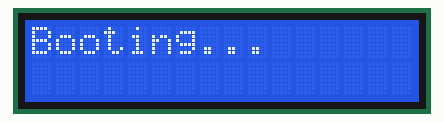
Recording of a sketch running on a simulated ESP8266 (NodeMCU). Shown: 16×2 character LCD. WiFi joins after 1.5 s; servers stay silent unless stated.

Above: at 0.1 s.
At 1.7 s:
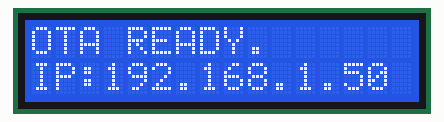

The sketch:

main.ino
```cpp
#include <ArduinoOTA.h>
#include <ESP8266WiFi.h>
#include <ESP8266mDNS.h>
#include <LiquidCrystal_I2C.h>
#include <ThingSpeak.h>
#include <WiFiUdp.h>
#include <WiFiClient.h>
#include <Wire.h>

#include "settings.h"

const char* ssid = SETTINGS_SSID;
const char* password = SETTINGS_PASS;

WiFiClient client;
LiquidCrystal_I2C lcd(0x27, 2, 1, 0, 4, 5, 6, 7, 3, POSITIVE);  // YwRobot Arduino I2C LCD backpack - Set the LCD I2C address

void setup() {
  lcd.begin(16,2);               // initialize the lcd
  lcd.backlight();
  lcd.home ();                   // go home
  lcd.print("Booting...");

  WiFi.mode(WIFI_STA);
  WiFi.begin(ssid, password);
  while (WiFi.waitForConnectResult() != WL_CONNECTED) {
    lcd.print("Connection Failed! Rebooting...");
    delay(5000);
    ESP.restart();
  }

  ArduinoOTA.onStart([]() {
    // lcd.print("Start");
  });
  ArduinoOTA.onEnd([]() {
    lcd.print("\nEnd");
  });
  ArduinoOTA.onProgress([](unsigned int progress, unsigned int total) {
    lcd.clear();
    lcd.home();
    lcd.print("Progress:");
    lcd.print((progress / (total / 100)));
  });
  ArduinoOTA.onError([](ota_error_t error) {
    Serial.printf("Error[%u]: ", error);
    if (error == OTA_AUTH_ERROR) lcd.print("Auth Failed");
    else if (error == OTA_BEGIN_ERROR) lcd.print("Begin Failed");
    else if (error == OTA_CONNECT_ERROR) lcd.print("Connect Failed");
    else if (error == OTA_RECEIVE_ERROR) lcd.print("Receive Failed");
    else if (error == OTA_END_ERROR) lcd.print("End Failed");
  });
  ArduinoOTA.begin();
  lcd.home ();
  lcd.print("OTA READY");
  lcd.setCursor ( 0, 1 );
  lcd.print("IP:");
  lcd.print(WiFi.localIP());

  delay(2000);
  ThingSpeak.begin(client);
  delay(100);

  // lcd.setCursor ( 0, 1 );        // go to the next line
  // lcd.print ("in full effect");
}

void loop() {
  ArduinoOTA.handle();
  delay(100);
}
```

settings-example.h
```cpp
// rename to settings.h and edit accordingly....
#define SETTINGS_SSID "----"
#define SETTINGS_PASS "----"
#define SETTINGS_THINGSPEAK_KEY "----"
#define SETTINGS_THINGSPEAK_CHANNEL 1
```
